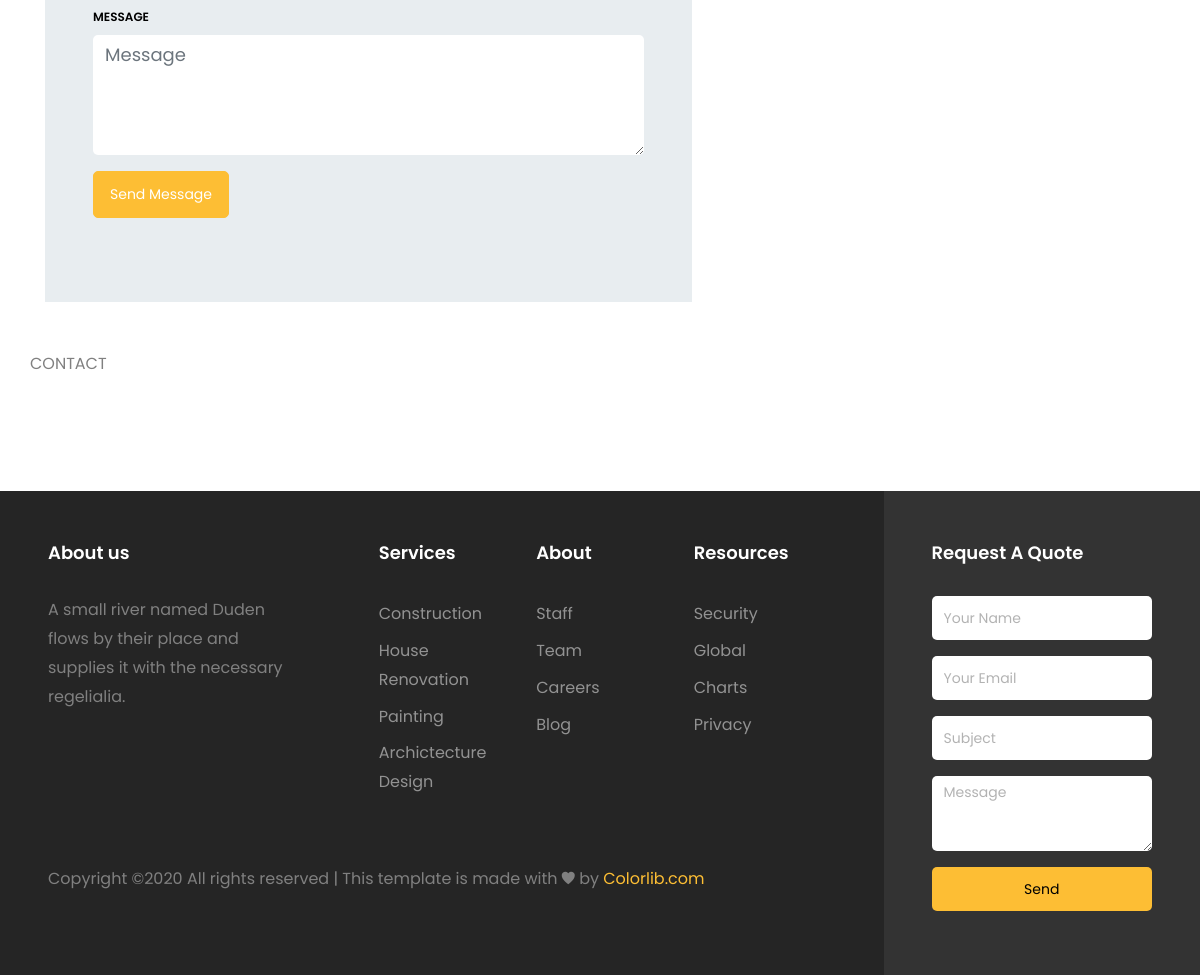
The page /iletisim/ (lower part) on the database as committed earlier.
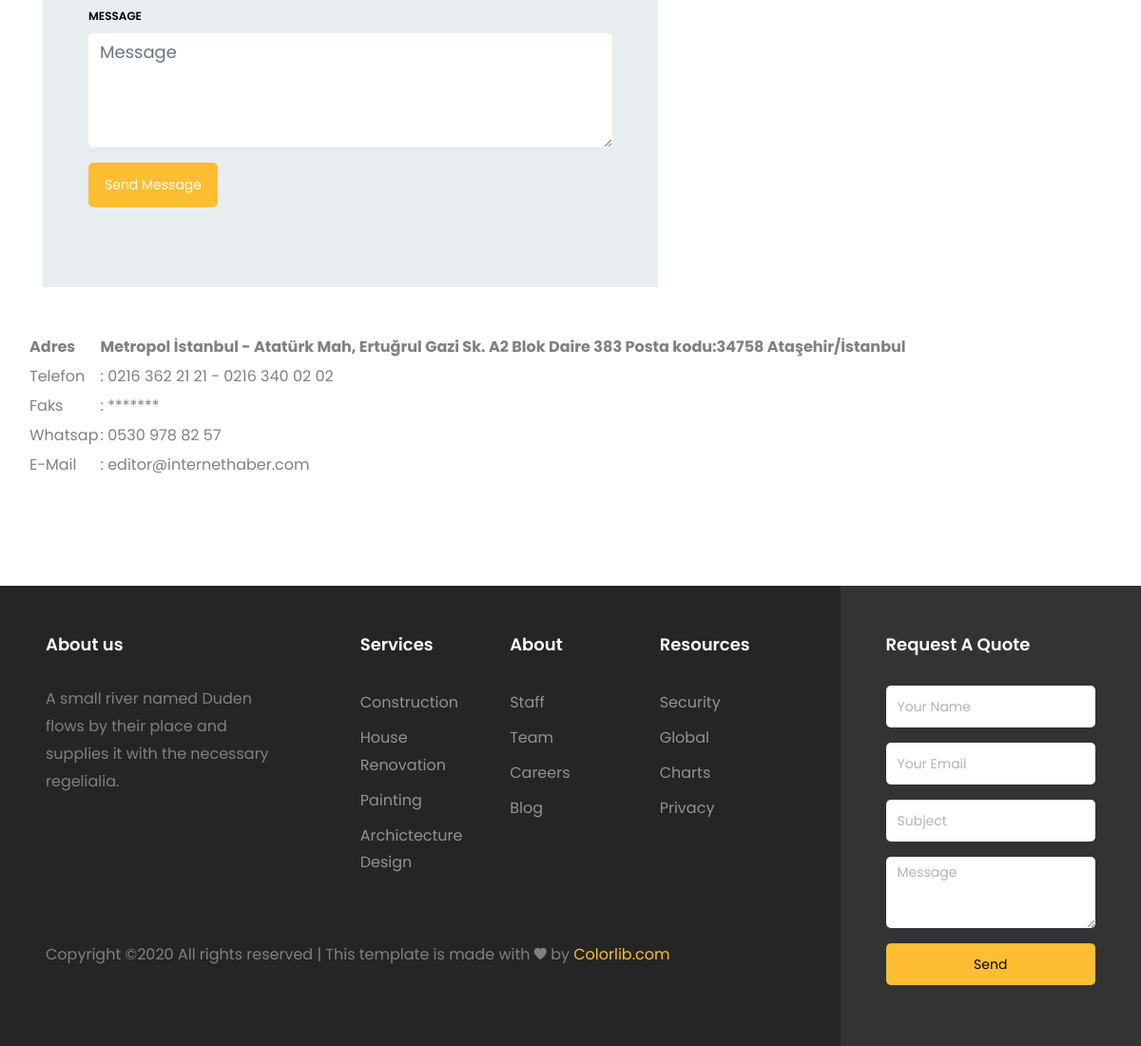
The same page on the database as committed later.
### home/models.py (models this page shows, shortened)
class Setting(models.Model):
    STATUS = (
        ('True', 'Evet'),
        ('False', 'Hayır'),
    )
    title = models.CharField(blank=True,max_length=150)
    description =models.CharField(blank=True,max_length=255)
    keywords = models.CharField(max_length=255)
    company = models.CharField(blank=True,max_length=50)
    address = models.CharField(blank=True,max_length=150)
    phone = models.CharField(blank=True,max_length=15)
    fax = models.CharField(blank=True,max_length=15)
    email = models.CharField(blank=True,max_length=50)
    smtpserver = models.CharField(blank=True,max_length=20)
    smtpemail = models.CharField(blank=True,max_length=20)
    smtppassword = models.CharField(blank=True,max_length=10)
    smtpport = models.CharField(max_length=5)
    icon = models.ImageField(blank=True, upload_to='images/')
    facebook = models.CharField(blank=True,max_length=50)
    instagram = models.CharField(blank=True,max_length=50)
    twitter = models.CharField(blank=True,max_length=50)
    aboutus = RichTextUploadingField(blank=True)
    contact =RichTextUploadingField(blank=True)
    reference = RichTextUploadingField()
    create_at = models.DateTimeField(auto_now_add=True)
    update_at = models.DateTimeField(auto_now_add=True)

### home/views.py (the view, shortened to what this page needs)
# urls.py: path('iletisim/', views.iletisim, name='iletisim'),
def iletisim(request):
    setting = Setting.objects.get(pk=1)
    category = Category.objects.all()
    context = {'setting': setting,
               'category': category}
    return render(request, 'iletisim.html', context)

### home/templates/iletisim.html (shortened to what this page needs)
{% extends "homebase.html" %}
 {% load static %}
{% block content %}
    <section class="ftco-section">
    	<div class="container">
    		<div class="row justify-content-center">
					<div class="col-md-12">
						<div class="wrapper">
							<div class="row no-gutters mb-5">
								<div class="col-md-7">
									<div class="contact-wrap w-100 p-md-5 p-4">
										<form method="POST" id="contactForm" name="contactForm" class="contactForm">
											<div class="row">
												<div class="col-md-12">
													<div class="form-group">
														<label class="label" for="#">Message</label>
														<textarea name="message" class="form-control" id="message" cols="30" rows="4" placeholder="Message"></textarea>
													</div>
												</div>
												<div class="col-md-12">
													<div class="form-group">
														<input type="submit" value="Send Message" class="btn btn-primary">
													</div>
												</div>
											</div>
										</form>
									</div>
								</div>
								<div class="col-md-5 d-flex align-items-stretch">
									<div id="map">
				          </div>
								</div>
							</div>
							<div class="row">
							    {{ setting.contact|safe }}
							</div>
						</div>
					</div>
				</div>
    	</div>
    </section>
{% endblock %}

### home/templates/homebase.html (shortened to what this page needs)
<!DOCTYPE html>
<html lang="en">
<head>
    {% load static %}
    <link rel="stylesheet" href="https://stackpath.bootstrapcdn.com/font-awesome/4.7.0/css/font-awesome.min.css">
    <link rel="stylesheet" href=" {% static 'css/animate.css' %}">
    <link rel="stylesheet" href=" {% static 'css/owl.carousel.min.css' %} ">
    <link rel="stylesheet" href=" {% static 'css/owl.theme.default.min.css' %} ">
    <link rel="stylesheet" href="{% static 'css/magnific-popup.css' %}">
    <link rel="stylesheet" href="{% static 'css/ionicons.min.css' %}">
    <link rel="stylesheet" href="{% static 'css/flaticon.css' %}">
    <link rel="stylesheet" href="{% static 'css/icomoon.css' %}">
    <link rel="stylesheet" href="{% static 'css/style.css' %}">
</head>
<body>
  {% block content %}  {% include 'content.html' %}  {% endblock %}
  {% block footer %} {% include 'footer.html' %} {% endblock %}
</body>
</html>

### home/templates/header.html (shortened to what this page needs)
  {% load static %}

### home/templates/sidebar.html (shortened to what this page needs)
{% load static %}
            {% load mptt_tags %}

### home/templates/slider.html (shortened to what this page needs)
     {% load static %}

### home/templates/footer.html (shortened to what this page needs)
 <footer class="footer">
			<div class="container-fluid px-lg-5">
				<div class="row">
					<div class="col-md-9 py-5">
						<div class="row">
							<div class="col-md-4 mb-md-0 mb-4">
								<h2 class="footer-heading">About us</h2>
								<p>A small river named Duden flows by their place and supplies it with the necessary regelialia.</p>
								<ul class="ftco-footer-social p-0">
		            </ul>
							</div>
							<div class="col-md-8">
								<div class="row justify-content-center">
									<div class="col-md-12 col-lg-10">
										<div class="row">
											<div class="col-md-4 mb-md-0 mb-4">
												<h2 class="footer-heading">Services</h2>
												<ul class="list-unstyled">
						              <li><a href="#" class="py-1 d-block">Construction</a></li>
						              <li><a href="#" class="py-1 d-block">House Renovation</a></li>
						              <li><a href="#" class="py-1 d-block">Painting</a></li>
						              <li><a href="#" class="py-1 d-block">Archictecture Design</a></li>
						            </ul>
											</div>
											<div class="col-md-4 mb-md-0 mb-4">
												<h2 class="footer-heading">About</h2>
												<ul class="list-unstyled">
						              <li><a href="#" class="py-1 d-block">Staff</a></li>
						              <li><a href="#" class="py-1 d-block">Team</a></li>
						              <li><a href="#" class="py-1 d-block">Careers</a></li>
						              <li><a href="#" class="py-1 d-block">Blog</a></li>
						            </ul>
											</div>
											<div class="col-md-4 mb-md-0 mb-4">
												<h2 class="footer-heading">Resources</h2>
												<ul class="list-unstyled">
						              <li><a href="#" class="py-1 d-block">Security</a></li>
						              <li><a href="#" class="py-1 d-block">Global</a></li>
						              <li><a href="#" class="py-1 d-block">Charts</a></li>
						              <li><a href="#" class="py-1 d-block">Privacy</a></li>
						            </ul>
											</div>
										</div>
									</div>
								</div>
							</div>
						</div>
						<div class="row mt-md-5">
							<div class="col-md-12">
								<p class="copyright">
					  Copyright &copy;<script>document.write(new Date().getFullYear());</script> All rights reserved | This template is made with <i class="ion-ios-heart" aria-hidden="true"></i> by <a href="https://colorlib.com" target="_blank">Colorlib.com</a>
					  </p>
							</div>
						</div>
					</div>
					<div class="col-md-3 py-md-5 py-4 aside-stretch-right pl-lg-5">
						<h2 class="footer-heading">Request A Quote</h2>
						<form action="#" class="contact-form">
              <div class="form-group">
                <input type="text" class="form-control" placeholder="Your Name">
              </div>
              <div class="form-group">
                <input type="text" class="form-control" placeholder="Your Email">
              </div>
              <div class="form-group">
                <input type="text" class="form-control" placeholder="Subject">
              </div>
              <div class="form-group">
                <textarea name="" id="" cols="30" rows="3" class="form-control" placeholder="Message"></textarea>
              </div>
              <div class="form-group">
              	<button type="submit" class="form-control submit px-3">Send</button>
              </div>
            </form>
					</div>
				</div>
			</div>
		</footer>
   {% load static %}

Rows that differ between the two databases and show on the page:
changed Setting: contact "CONTACT" → "Adres Metropol İstanbul - Atatürk Mah, Ertuğrul Gazi Sk. A2 Blok Daire 383 Posta kodu:34758 Ataşehir/İstanbul Telefon : 0216 362 21 21 - 0216 340 02 02 Faks : ******* Whatsap : 0530 978 82 57 E-Mail : editor@internethaber.com"
